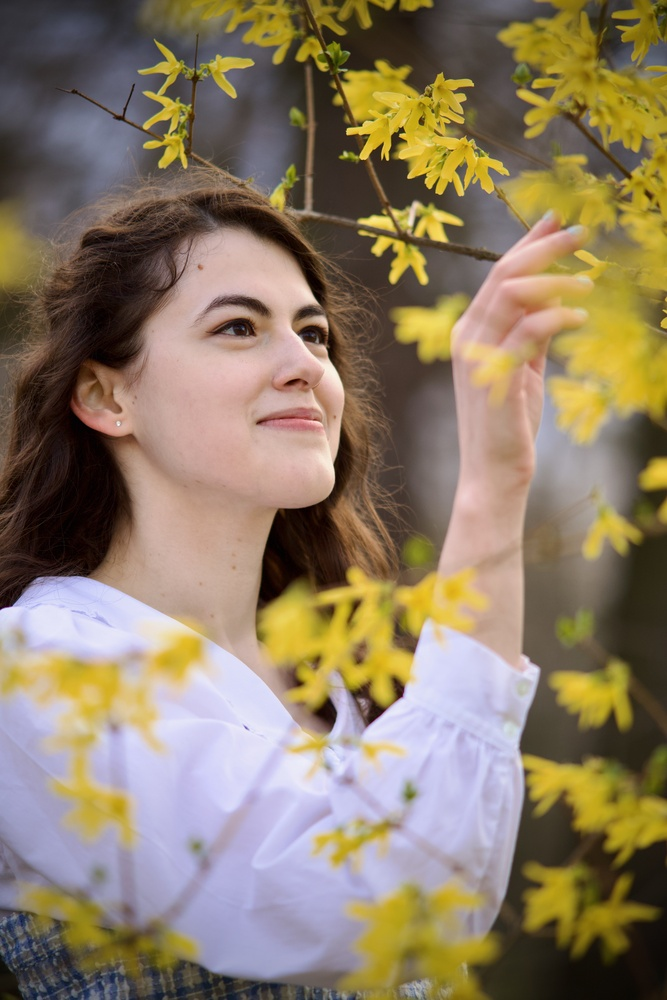
#> input picture resources/boglarka.jpg, 667 x 1000 px, shrunk from 4000 x 6000 before the run, found by its file name
$ python 2d-transformation-rotate.py
#> lines starting #> are read from the running program, lines starting #| are printed output that depends on the picture
from PIL import Image
import matplotlib.pyplot as plt

# Open the image using PIL
image = Image.open("path-to-resources/boglarka.jpg")
#> image is the input picture: PIL image 667x1000 RGB; mean R, G, B 140.1, 124, 101

# Resampling filter options are: 'NEAREST', 'BILINEAR', 'BICUBIC' and more
# Press 'Go to Definition' for more info about the function
rotated_image = image.rotate(angle = 20, resample = Image.Resampling.NEAREST)
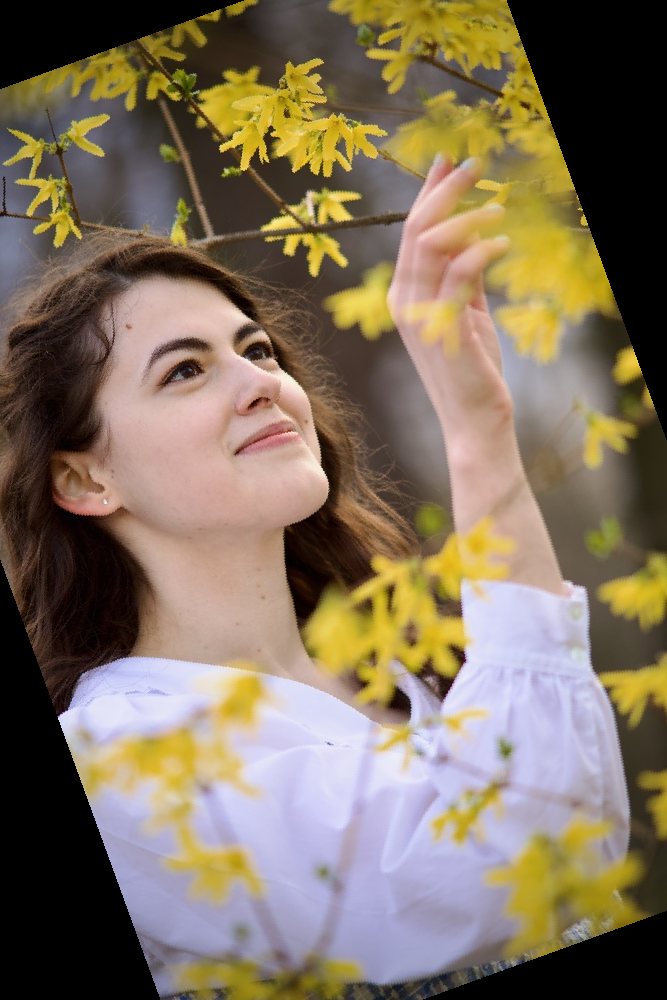
#> rotated_image: PIL image 667x1000 RGB; mean R, G, B 128.7, 113.7, 94

# Display the image
plt.imshow(rotated_image)
plt.axis('off')
plt.show()

$ run again, with resources/chest-tube.jpg copied over resources/boglarka.jpg
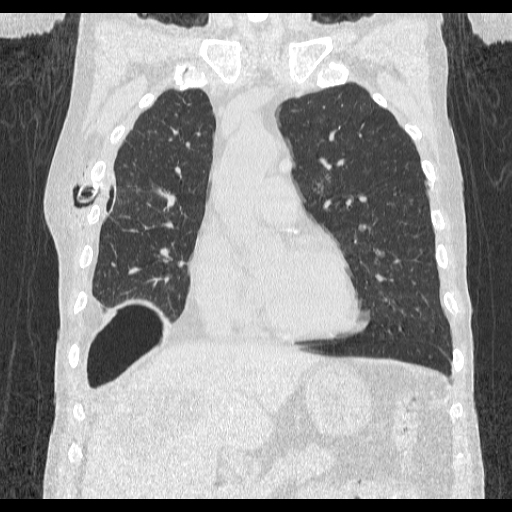
#> input picture resources/chest-tube.jpg, 512 x 512 px, found by its file name
#> image is the input picture: PIL image 512x512 L; min 0, max 255, mean 146.4
#> `rotated_image = image.rotate(angle = 20, resample = Image.Resampling.N..`:
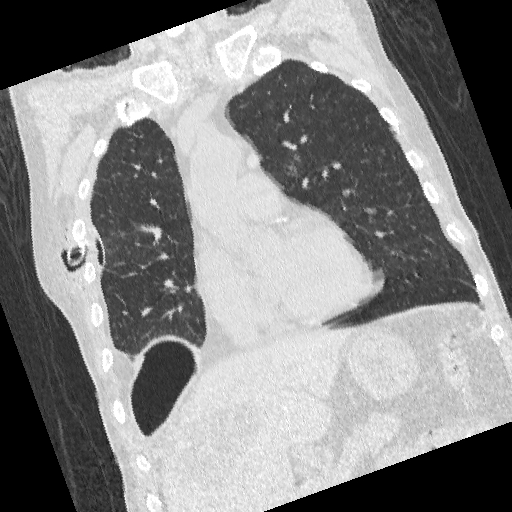
#> rotated_image: PIL image 512x512 L; min 0, max 255, mean 135.1
